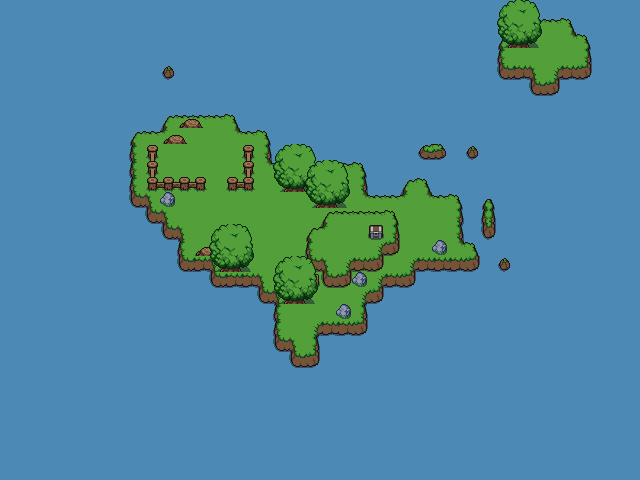

A 2D game scene composited from a Tiled map and its tileset images. What follows is a short description and the map's XML, with each tile layer's data collapsed to a summary:
An orthogonal 40x30 tile map with 16x16 px tiles, 10 tile layers (water, land, land2, cuttedTrees, ...), 3 hidden layers not drawn, 8 tilesets.

<map version="1.5" tiledversion="1.7.2" orientation="orthogonal" renderorder="right-down" width="40" height="30" tilewidth="16" tileheight="16" infinite="0" nextlayerid="16" nextobjectid="1">
 <tileset firstgid="1" source="water.tsx" />
 <tileset firstgid="2" source="plains.tsx" />
 <tileset firstgid="74" source="fences.tsx" />
 <tileset firstgid="90" source="player.tsx" />
 <tileset firstgid="360" source="objects.tsx" />
 <tileset firstgid="472" source="chest_01.tsx" />
 <tileset firstgid="476" source="decor_8x8.tsx" />
 <tileset firstgid="480" source="coliision.tsx" />
 <layer id="1" name="water" width="40" height="30">
  <data>[1200 cells, 1200 non-empty, 1 distinct tile ids]</data>
 </layer>
 <layer id="2" name="land" width="40" height="30">
  <data>[1200 cells, 214 non-empty, 13 distinct tile ids]</data>
 </layer>
 <layer id="6" name="land2" width="40" height="30">
  <data>[1200 cells, 32 non-empty, 18 distinct tile ids]</data>
 </layer>
 <layer id="8" name="cuttedTrees" width="40" height="30">
  <data>[1200 cells, 6 non-empty, 2 distinct tile ids]</data>
 </layer>
 <layer id="5" name="fances" width="40" height="30">
  <data>[1200 cells, 10 non-empty, 7 distinct tile ids]</data>
 </layer>
 <layer id="4" name="player" width="40" height="30" visible="0">
  <data>[1200 cells, 2 non-empty, 2 distinct tile ids]</data>
 </layer>
 <layer id="9" name="rocks" width="40" height="30">
  <data>[1200 cells, 4 non-empty, 1 distinct tile ids]</data>
 </layer>
 <layer id="10" name="crest" width="40" height="30">
  <data>[1200 cells, 1 non-empty, 1 distinct tile ids]</data>
 </layer>
 <layer id="11" name="chest" width="40" height="30">
  <data>[1200 cells, 1 non-empty, 1 distinct tile ids]</data>
 </layer>
 <layer id="7" name="trees" width="40" height="30">
  <data>[1200 cells, 36 non-empty, 9 distinct tile ids]</data>
 </layer>
 <layer id="13" name="trees2" width="40" height="30">
  <data>[1200 cells, 9 non-empty, 9 distinct tile ids]</data>
 </layer>
 <layer id="14" name="collision" width="40" height="30" visible="0" opacity="0.39">
  <data>[1200 cells, 45 non-empty, 1 distinct tile ids]</data>
 </layer>
 <layer id="15" name="foreground objects" width="40" height="30" visible="0">
  <data>[1200 cells, 23 non-empty, 6 distinct tile ids]</data>
 </layer>
</map>
